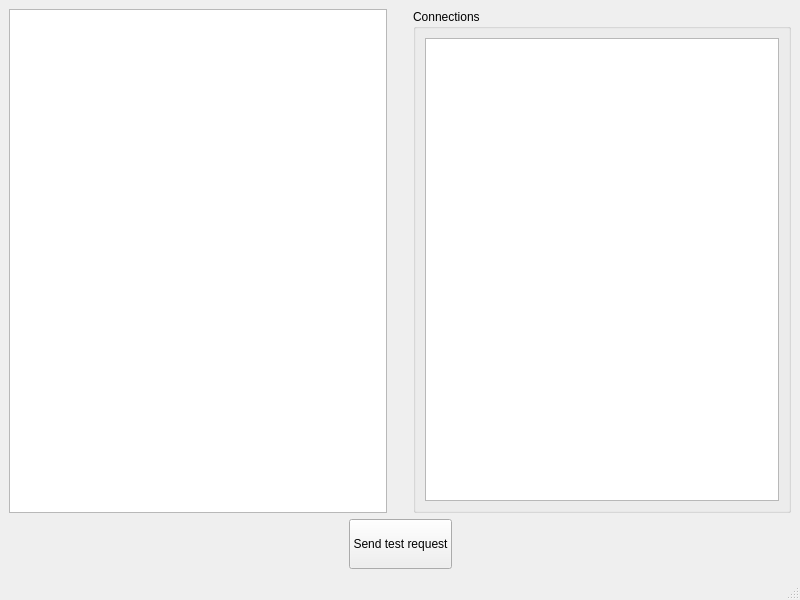
<?xml version="1.0" encoding="UTF-8"?>
<ui version="4.0">
 <class>MainWindow</class>
 <widget class="QMainWindow" name="MainWindow">
  <property name="geometry">
   <rect>
    <x>0</x>
    <y>0</y>
    <width>800</width>
    <height>600</height>
   </rect>
  </property>
  <property name="windowTitle">
   <string>MainWindow</string>
  </property>
  <widget class="QWidget" name="centralwidget">
   <layout class="QVBoxLayout" name="verticalLayout_3">
    <item>
     <layout class="QHBoxLayout" name="horizontalLayout_2">
      <item>
       <widget class="QTextEdit" name="pTeLogTable">
        <property name="readOnly">
         <bool>true</bool>
        </property>
       </widget>
      </item>
      <item>
       <spacer name="verticalSpacer">
        <property name="orientation">
         <enum>Qt::Vertical</enum>
        </property>
        <property name="sizeHint" stdset="0">
         <size>
          <width>20</width>
          <height>40</height>
         </size>
        </property>
       </spacer>
      </item>
      <item>
       <layout class="QVBoxLayout" name="verticalLayout_2">
        <item>
         <widget class="QGroupBox" name="groupBox">
          <property name="title">
           <string>Connections</string>
          </property>
          <layout class="QVBoxLayout" name="verticalLayout">
           <item>
            <widget class="QListWidget" name="pListConnections"/>
           </item>
          </layout>
         </widget>
        </item>
       </layout>
      </item>
     </layout>
    </item>
    <item>
     <layout class="QHBoxLayout" name="horizontalLayout">
      <item>
       <spacer name="horizontalSpacer_2">
        <property name="orientation">
         <enum>Qt::Horizontal</enum>
        </property>
        <property name="sizeHint" stdset="0">
         <size>
          <width>40</width>
          <height>20</height>
         </size>
        </property>
       </spacer>
      </item>
      <item>
       <widget class="QPushButton" name="pButtonSendTest">
        <property name="minimumSize">
         <size>
          <width>100</width>
          <height>50</height>
         </size>
        </property>
        <property name="text">
         <string>Send test request</string>
        </property>
       </widget>
      </item>
      <item>
       <spacer name="horizontalSpacer">
        <property name="orientation">
         <enum>Qt::Horizontal</enum>
        </property>
        <property name="sizeHint" stdset="0">
         <size>
          <width>40</width>
          <height>20</height>
         </size>
        </property>
       </spacer>
      </item>
     </layout>
    </item>
   </layout>
  </widget>
  <widget class="QMenuBar" name="menubar">
   <property name="geometry">
    <rect>
     <x>0</x>
     <y>0</y>
     <width>800</width>
     <height>20</height>
    </rect>
   </property>
  </widget>
  <widget class="QStatusBar" name="statusbar"/>
 </widget>
 <resources/>
 <connections/>
</ui>
